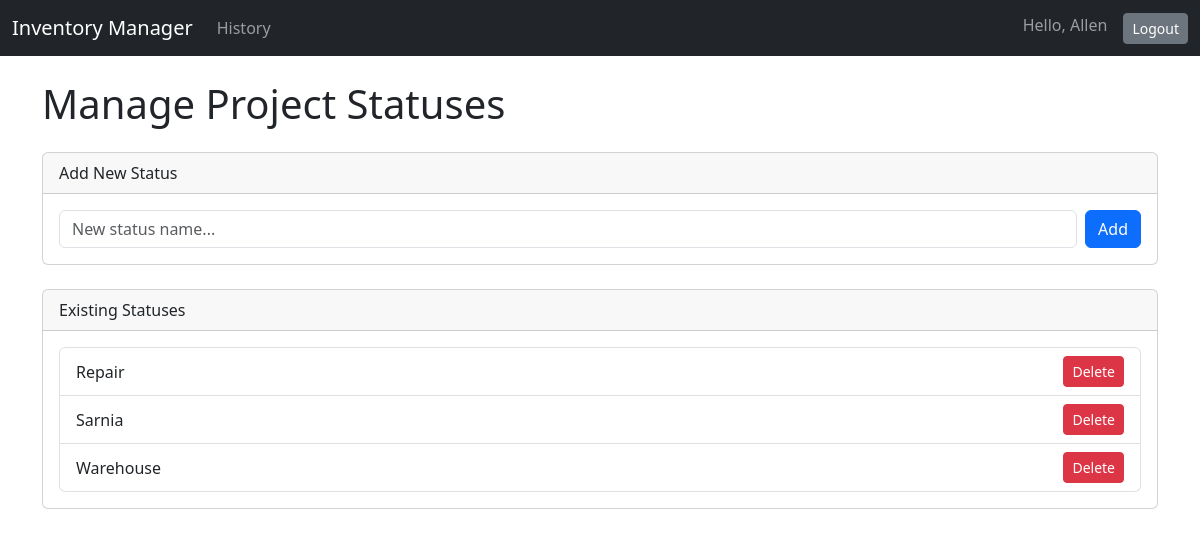
Page /inventory/manage-statuses/ (signed in) on the committed database.
### inventory/models.py (models this page shows, shortened)
class Status(models.Model):
    name = models.CharField(max_length=100, unique=True)
    class Meta:
        verbose_name_plural = "Statuses"

### inventory/views.py (the view, shortened to what this page needs)
# urls.py: path('manage-statuses/', views.manage_statuses, name='manage_statuses'),
@login_required
def manage_statuses(request):
    statuses = Status.objects.all().order_by('name')
    context = {'statuses': statuses}
    return render(request, 'inventory/manage_statuses.html', context)

### inventory/templates/inventory/manage_statuses.html (shortened to what this page needs)
{% extends 'base.html' %}
{% block content %}
    <h1>Manage Project Statuses</h1>
    <div class="card my-4">
        <div class="card-header">
            Add New Status
        </div>
        <div class="card-body">
            <form method="post" class="d-flex">
                <input type="text" name="name" class="form-control me-2" placeholder="New status name..." required>
                <button type="submit" class="btn btn-primary">Add</button>
            </form>
        </div>
    </div>
    <div class="card">
        <div class="card-header">
            Existing Statuses
        </div>
        <div class="card-body">
            <ul class="list-group">
                {% for status in statuses %}
                    <li class="list-group-item d-flex justify-content-between align-items-center">
                        {{ status.name }}
                        <form method="post" onsubmit="return confirm('Are you sure you want to delete this status?');">
                            <button type="submit" name="delete_status" value="{{ status.id }}" class="btn btn-danger btn-sm">Delete</button>
                        </form>
                    </li>
                {% endfor %}
            </ul>
        </div>
    </div>
{% endblock %}

### templates/base.html (shortened to what this page needs)
<!doctype html>
<html lang="en">
<head>
    <link href="https://cdn.jsdelivr.net/npm/bootstrap@5.3.3/dist/css/bootstrap.min.css" rel="stylesheet">
</head>
<body>
    <nav class="navbar navbar-expand-lg navbar-dark bg-dark">
    <div class="container-fluid">
        <a class="navbar-brand" href="{% url 'item_list' %}">Inventory Manager</a>
        <div class="collapse navbar-collapse" id="navbarNav">
            <ul class="navbar-nav me-auto mb-2 mb-lg-0">
                <li class="nav-item">
                    <a class="nav-link" href="{% url 'log_history' %}">History</a>
                </li>
            </ul>
            <ul class="navbar-nav">
                {% if user.is_authenticated %}
                    <li class="nav-item">
                        <span class="navbar-text">
                            Hello, {{ user.username }}
                        </span>
                    </li>
                    <li class="nav-item ms-3">
                        <form action="{% url 'logout' %}" method="post">
                            <button type="submit" class="btn btn-secondary btn-sm">Logout</button>
                        </form>
                    </li>
                {% else %}
                    <li class="nav-item">
                        <a href="{% url 'login' %}" class="btn btn-primary btn-sm">Login</a>
                    </li>
                {% endif %}
            </ul>
        </div>
    </div>
</nav>
    <main class="container mt-4">
        {% block content %}
        {% endblock %}
    </main>
</body>
</html>

### rows in the picture
Status: name "Repair", {{ status.id }} 3 (drawn)
Status: name "Sarnia", {{ status.id }} 4 (drawn)
Status: name "Warehouse", {{ status.id }} 1 (drawn)

### other values in the picture
{{ user.username }} "Allen"
